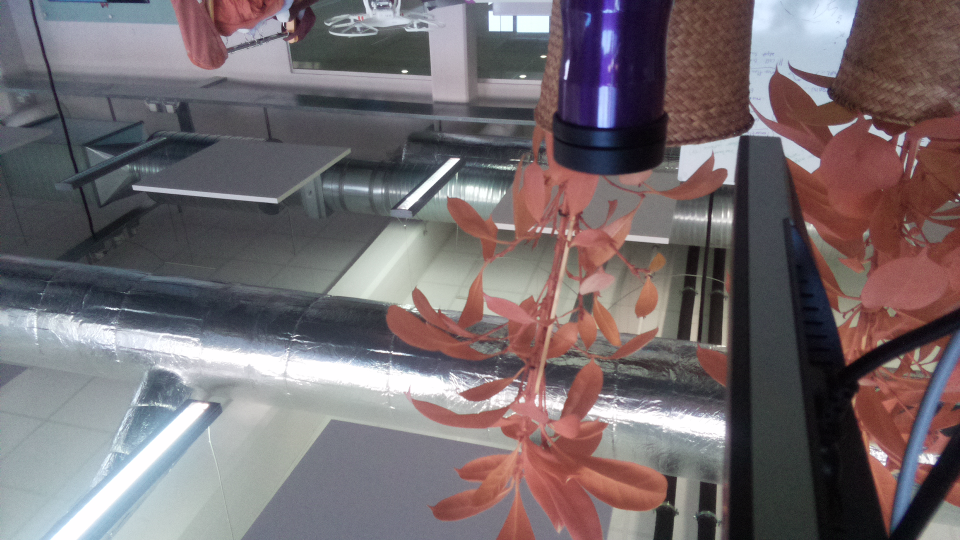
#> input picture src/testAWB.jpg, 1920 x 1080 px (shown at 1/2 size)
$ python NDVIChecker.py testAWB.jpg
#> lines starting #> are read from the running program, lines starting #| are printed output that depends on the picture
from PIL import Image
import numpy as numpy
from sys import argv
import matplotlib.pyplot as plt
import matplotlib.image as mpimg
from matplotlib.colors import LinearSegmentedColormap
import math
numpy.set_printoptions(threshold=numpy.inf)

colors =[(1.0000, 1.0000, 1.0000), (0.9804, 0.9804, 0.9804), (0.9647, 0.9647, 0.9647),
(0.9490, 0.9490, 0.9490), (0.9333, 0.9333, 0.9333), (0.9137, 0.9137, 0.9137),
(0.8980, 0.8980, 0.8980), (0.8824, 0.8824, 0.8824), (0.8667, 0.8667, 0.8667),
(0.8471, 0.8471, 0.8471), (0.8314, 0.8314, 0.8314), (0.8157, 0.8157, 0.8157),
(0.8000, 0.8000, 0.8000), (0.7843, 0.7843, 0.7843), (0.7647, 0.7647, 0.7647),
(0.7490, 0.7490, 0.7490), (0.7333, 0.7333, 0.7333), (0.7176, 0.7176, 0.7176),
(0.6980, 0.6980, 0.6980), (0.6824, 0.6824, 0.6824), (0.6667, 0.6667, 0.6667),
(0.6510, 0.6510, 0.6510), (0.6314, 0.6314, 0.6314), (0.6157, 0.6157, 0.6157),
(0.6000, 0.6000, 0.6000), (0.5843, 0.5843, 0.5843), (0.5686, 0.5686, 0.5686),
(0.5490, 0.5490, 0.5490), (0.5333, 0.5333, 0.5333), (0.5176, 0.5176, 0.5176),
(0.5020, 0.5020, 0.5020), (0.4824, 0.4824, 0.4824), (0.4667, 0.4667, 0.4667),
(0.4510, 0.4510, 0.4510), (0.4353, 0.4353, 0.4353), (0.4157, 0.4157, 0.4157),
(0.4000, 0.4000, 0.4000), (0.3843, 0.3843, 0.3843), (0.3686, 0.3686, 0.3686),
(0.3529, 0.3529, 0.3529), (0.3333, 0.3333, 0.3333), (0.3176, 0.3176, 0.3176),
(0.3020, 0.3020, 0.3020), (0.2863, 0.2863, 0.2863), (0.2667, 0.2667, 0.2667),
(0.2510, 0.2510, 0.2510), (0.2353, 0.2353, 0.2353), (0.2196, 0.2196, 0.2196),
(0.2039, 0.2039, 0.2039), (0.2196, 0.2196, 0.2196), (0.2353, 0.2353, 0.2353),
(0.2510, 0.2510, 0.2510), (0.2667, 0.2667, 0.2667), (0.2863, 0.2863, 0.2863),
(0.3020, 0.3020, 0.3020), (0.3176, 0.3176, 0.3176), (0.3333, 0.3333, 0.3333),
(0.3529, 0.3529, 0.3529), (0.3686, 0.3686, 0.3686), (0.3843, 0.3843, 0.3843),
(0.4000, 0.4000, 0.4000), (0.4157, 0.4157, 0.4157), (0.4353, 0.4353, 0.4353),
(0.4510, 0.4510, 0.4510), (0.4667, 0.4667, 0.4667), (0.4824, 0.4824, 0.4824),
(0.5020, 0.5020, 0.5020), (0.5176, 0.5176, 0.5176), (0.5333, 0.5333, 0.5333),
(0.5490, 0.5490, 0.5490), (0.5686, 0.5686, 0.5686), (0.5843, 0.5843, 0.5843),
(0.6000, 0.6000, 0.6000), (0.6157, 0.6157, 0.6157), (0.6314, 0.6314, 0.6314),
(0.6510, 0.6510, 0.6510), (0.6667, 0.6667, 0.6667), (0.6824, 0.6824, 0.6824),
(0.6980, 0.6980, 0.6980), (0.7176, 0.7176, 0.7176), (0.7333, 0.7333, 0.7333),
(0.7490, 0.7490, 0.7490), (0.7647, 0.7647, 0.7647), (0.7843, 0.7843, 0.7843),
(0.8000, 0.8000, 0.8000), (0.8157, 0.8157, 0.8157), (0.8314, 0.8314, 0.8314),
(0.8471, 0.8471, 0.8471), (0.8667, 0.8667, 0.8667), (0.8824, 0.8824, 0.8824),
(0.8980, 0.8980, 0.8980), (0.9137, 0.9137, 0.9137), (0.9333, 0.9333, 0.9333),
(0.9490, 0.9490, 0.9490), (0.9647, 0.9647, 0.9647), (0.9804, 0.9804, 0.9804),
(1.0000, 1.0000, 1.0000), (0.9804, 0.9804, 0.9804), (0.9608, 0.9608, 0.9608),
(0.9412, 0.9412, 0.9412), (0.9216, 0.9216, 0.9216), (0.9020, 0.9020, 0.9020),
(0.8824, 0.8824, 0.8824), (0.8627, 0.8627, 0.8627), (0.8431, 0.8431, 0.8431),
(0.8235, 0.8235, 0.8235), (0.8039, 0.8039, 0.8039), (0.7843, 0.7843, 0.7843),
(0.7647, 0.7647, 0.7647), (0.7451, 0.7451, 0.7451), (0.7255, 0.7255, 0.7255),
(0.7059, 0.7059, 0.7059), (0.6863, 0.6863, 0.6863), (0.6667, 0.6667, 0.6667),
(0.6471, 0.6471, 0.6471), (0.6275, 0.6275, 0.6275), (0.6078, 0.6078, 0.6078),
(0.5922, 0.5922, 0.5922), (0.5725, 0.5725, 0.5725), (0.5529, 0.5529, 0.5529),
(0.5333, 0.5333, 0.5333), (0.5137, 0.5137, 0.5137), (0.4941, 0.4941, 0.4941),
(0.4745, 0.4745, 0.4745), (0.4549, 0.4549, 0.4549), (0.4353, 0.4353, 0.4353),
(0.4157, 0.4157, 0.4157), (0.3961, 0.3961, 0.3961), (0.3765, 0.3765, 0.3765),
(0.3569, 0.3569, 0.3569), (0.3373, 0.3373, 0.3373), (0.3176, 0.3176, 0.3176),
(0.2980, 0.2980, 0.2980), (0.2784, 0.2784, 0.2784), (0.2588, 0.2588, 0.2588),
(0.2392, 0.2392, 0.2392), (0.2196, 0.2196, 0.2196), (0.2588, 0.2588, 0.3137),
(0.3020, 0.3020, 0.4118), (0.3412, 0.3412, 0.5098), (0.3843, 0.3843, 0.6078),
(0.4235, 0.4235, 0.7059), (0.4667, 0.4667, 0.8039), (0.5059, 0.5059, 0.9020),
(0.5490, 0.5490, 1.0000), (0.5137, 0.5765, 0.9373), (0.4784, 0.6039, 0.8745),
(0.4431, 0.6314, 0.8118), (0.4118, 0.6588, 0.7490), (0.3765, 0.6863, 0.6863),
(0.3412, 0.7176, 0.6235), (0.3059, 0.7451, 0.5608), (0.2745, 0.7725, 0.4980),
(0.2392, 0.8000, 0.4353), (0.2039, 0.8275, 0.3725), (0.1686, 0.8588, 0.3098),
(0.1373, 0.8863, 0.2471), (0.1020, 0.9137, 0.1843), (0.0667, 0.9412, 0.1216),
(0.0314, 0.9686, 0.0588), (0.0000, 1.0000, 0.0000), (0.0275, 1.0000, 0.0000),
(0.0588, 1.0000, 0.0000), (0.0902, 1.0000, 0.0000), (0.1216, 1.0000, 0.0000),
(0.1529, 1.0000, 0.0000), (0.1843, 1.0000, 0.0000), (0.2157, 1.0000, 0.0000),
(0.2471, 1.0000, 0.0000), (0.2784, 1.0000, 0.0000), (0.3098, 1.0000, 0.0000),
(0.3412, 1.0000, 0.0000), (0.3725, 1.0000, 0.0000), (0.4039, 1.0000, 0.0000),
(0.4353, 1.0000, 0.0000), (0.4667, 1.0000, 0.0000), (0.4980, 1.0000, 0.0000),
(0.5294, 1.0000, 0.0000), (0.5608, 1.0000, 0.0000), (0.5922, 1.0000, 0.0000),
(0.6235, 1.0000, 0.0000), (0.6549, 1.0000, 0.0000), (0.6863, 1.0000, 0.0000),
(0.7176, 1.0000, 0.0000), (0.7490, 1.0000, 0.0000), (0.7804, 1.0000, 0.0000),
(0.8118, 1.0000, 0.0000), (0.8431, 1.0000, 0.0000), (0.8745, 1.0000, 0.0000),
(0.9059, 1.0000, 0.0000), (0.9373, 1.0000, 0.0000), (0.9686, 1.0000, 0.0000),
(1.0000, 1.0000, 0.0000), (1.0000, 0.9765, 0.0000), (1.0000, 0.9569, 0.0000),
(1.0000, 0.9373, 0.0000), (1.0000, 0.9137, 0.0000), (1.0000, 0.8941, 0.0000),
(1.0000, 0.8745, 0.0000), (1.0000, 0.8510, 0.0000), (1.0000, 0.8314, 0.0000),
(1.0000, 0.8118, 0.0000), (1.0000, 0.7882, 0.0000), (1.0000, 0.7686, 0.0000),
(1.0000, 0.7490, 0.0000), (1.0000, 0.7255, 0.0000), (1.0000, 0.7059, 0.0000),
(1.0000, 0.6863, 0.0000), (1.0000, 0.6667, 0.0000), (1.0000, 0.6431, 0.0000),
(1.0000, 0.6235, 0.0000), (1.0000, 0.6039, 0.0000), (1.0000, 0.5804, 0.0000),
(1.0000, 0.5608, 0.0000), (1.0000, 0.5412, 0.0000), (1.0000, 0.5176, 0.0000),
(1.0000, 0.4980, 0.0000), (1.0000, 0.4784, 0.0000), (1.0000, 0.4549, 0.0000),
(1.0000, 0.4353, 0.0000), (1.0000, 0.4157, 0.0000), (1.0000, 0.3922, 0.0000),
(1.0000, 0.3725, 0.0000), (1.0000, 0.3529, 0.0000), (1.0000, 0.3333, 0.0000),
(1.0000, 0.3098, 0.0000), (1.0000, 0.2902, 0.0000), (1.0000, 0.2706, 0.0000),
(1.0000, 0.2471, 0.0000), (1.0000, 0.2275, 0.0000), (1.0000, 0.2078, 0.0000),
(1.0000, 0.1843, 0.0000), (1.0000, 0.1647, 0.0000), (1.0000, 0.1451, 0.0000),
(1.0000, 0.1216, 0.0000), (1.0000, 0.1020, 0.0000), (1.0000, 0.0824, 0.0000),
(1.0000, 0.0588, 0.0000), (1.0000, 0.0392, 0.0000), (1.0000, 0.0196, 0.0000),
(1.0000, 0.0000, 0.0000), (1.0000, 0.0000, 0.0588), (1.0000, 0.0000, 0.1216),
(1.0000, 0.0000, 0.1843), (1.0000, 0.0000, 0.2471), (1.0000, 0.0000, 0.3098),
(1.0000, 0.0000, 0.3725), (1.0000, 0.0000, 0.4353), (1.0000, 0.0000, 0.4980),
(1.0000, 0.0000, 0.5608), (1.0000, 0.0000, 0.6235), (1.0000, 0.0000, 0.6863),
(1.0000, 0.0000, 0.7490), (1.0000, 0.0000, 0.8118), (1.0000, 0.0000, 0.8745),
(1.0000, 0.0000, 0.9373)]


def ndvi(image,imageOutPath):
#> called with image = 'testAWB.jpg', imageOutPath = '/home/pidde/forskning/Rndvitest.png'
    img = Image.open(image)
#> img is the input picture: PIL image 1920x1080 RGBA; mean R, G, B, A 115.6, 106.3, 109.9, 255

    imgR, imgG, imgB, imgA = img.split()
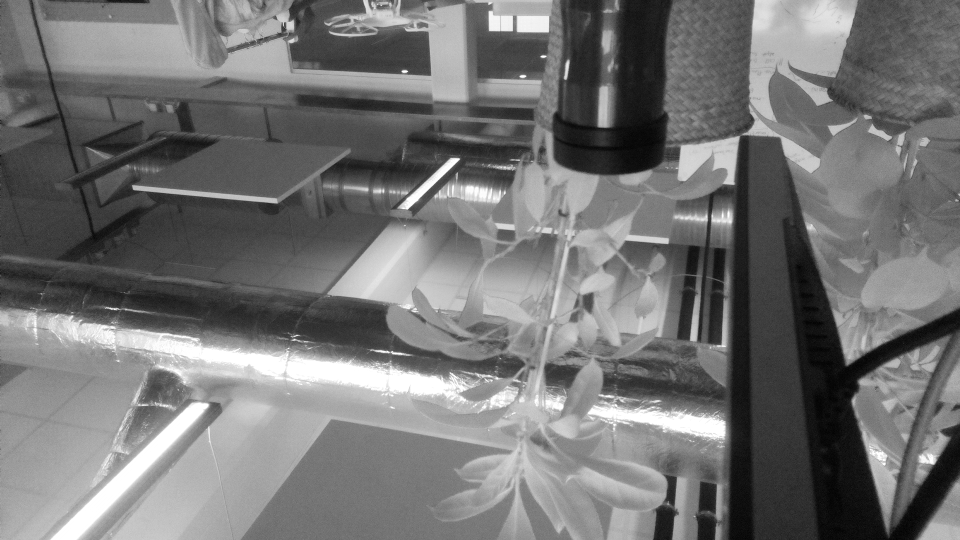
#> imgR: PIL image 1920x1080 L (shown at 1/2 size); min 0, max 255, mean 115.6
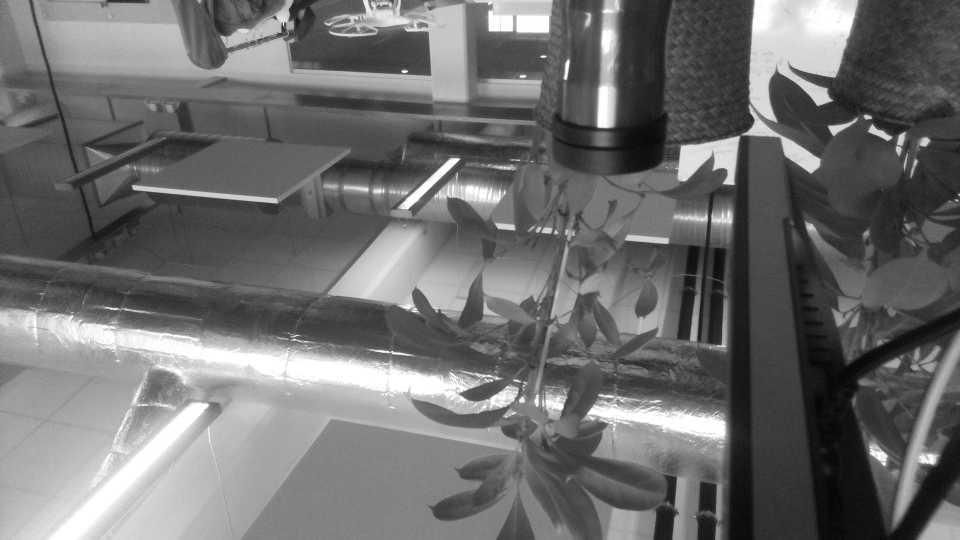
#> imgB: PIL image 1920x1080 L (shown at 1/2 size); min 0, max 255, mean 109.9
#> imgA: PIL image 1920x1080 L; every value is 255

    arrR = numpy.asarray(imgR).astype('float')
    arrB = numpy.asarray(imgB).astype('float')
    redBlueDiff = (arrR - arrB)
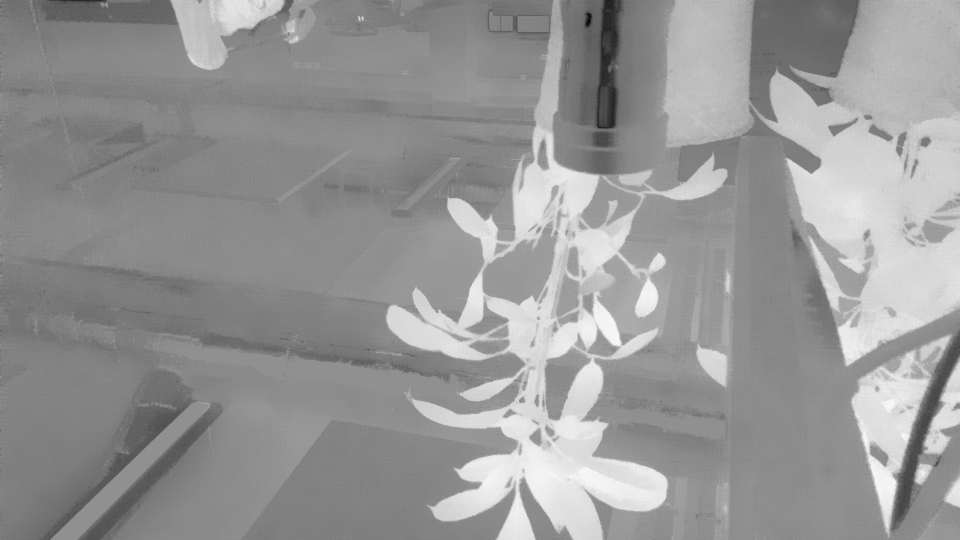
#> redBlueDiff: shape (1080, 1920) float64 (shown at 1/2 size); min -134, max 102, mean 5.7; drawn with min black and max white
    redBlueSum = (arrR + arrB)
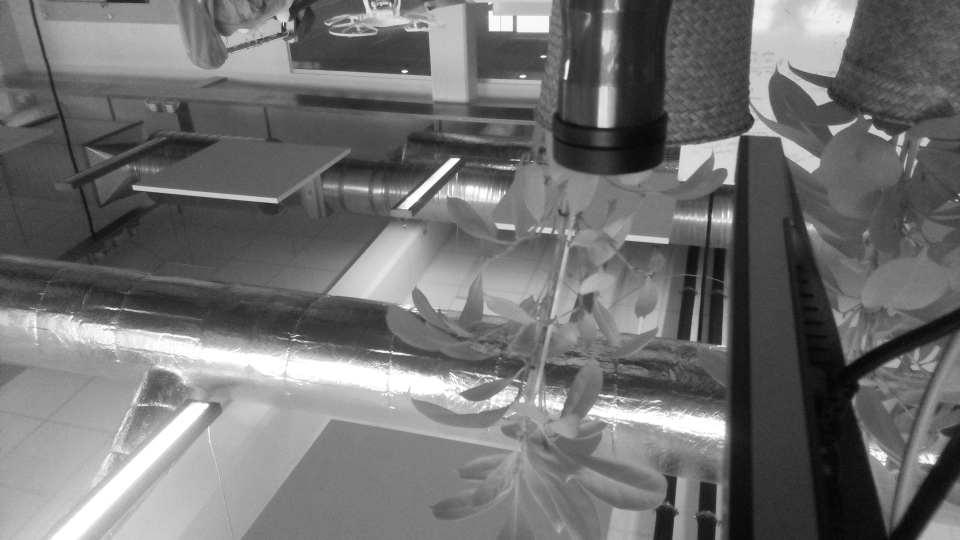
#> redBlueSum: shape (1080, 1920) float64 (shown at 1/2 size); min 0, max 510, mean 225.4; drawn with min black and max white


    arrNDVI = redBlueDiff/redBlueSum
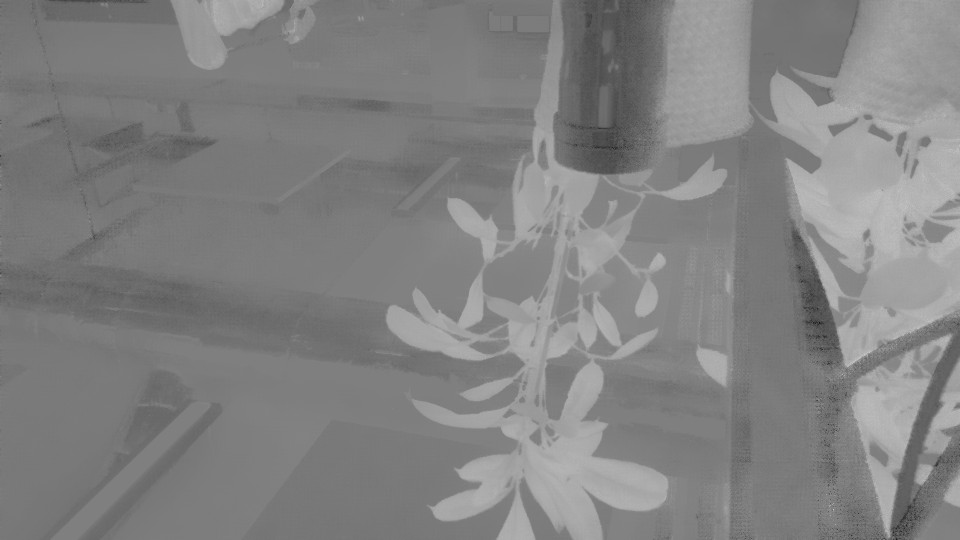
#> arrNDVI: shape (1080, 1920) float64 (shown at 1/2 size); 0% of the values are NaN or infinite; the others: min -1, max 1, mean 0.0223; drawn with min black, max white, NaN and infinite black


    cm=LinearSegmentedColormap.from_list('mylist', colors)
    #arrNDVI[arrNDVI <=0] = 0
    plt.imshow(arrNDVI,vmin=-1.0, vmax=1.0)
    plt.show()


    plt.imsave(imageOutPath,arrNDVI,cmap=cm,vmin=-1.0,vmax=1.0)
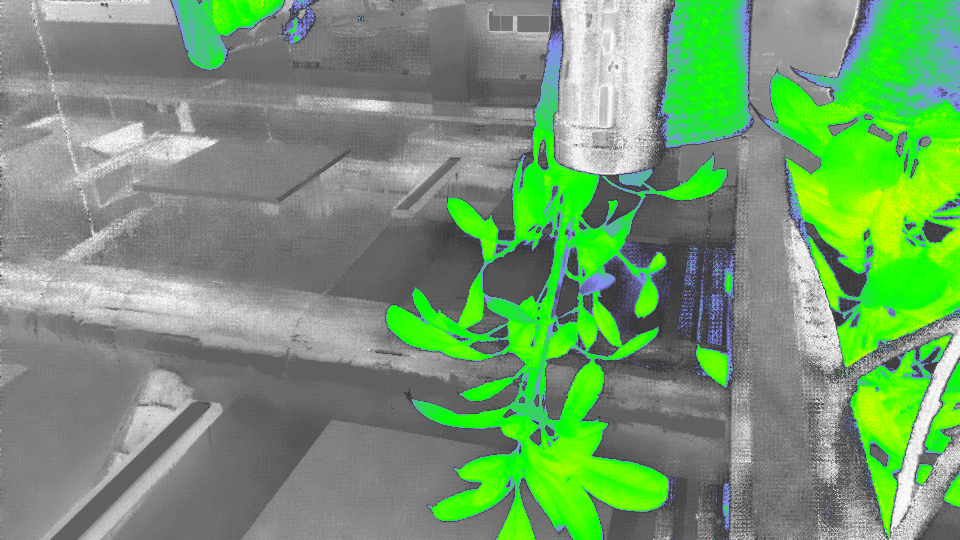
#> saved as Rndvitest.png: shape (1080, 1920, 4) (shown at 1/2 size); mean R, G, B, A 116.4, 154.5, 110.9, 255; transparent parts drawn white


    imgsave = mpimg.imread(imageOutPath)

    imgplot = plt.imshow(imgsave,cmap=cm,vmin=-1.0, vmax=1.0)
    plt.colorbar(imgplot)
    plt.show()
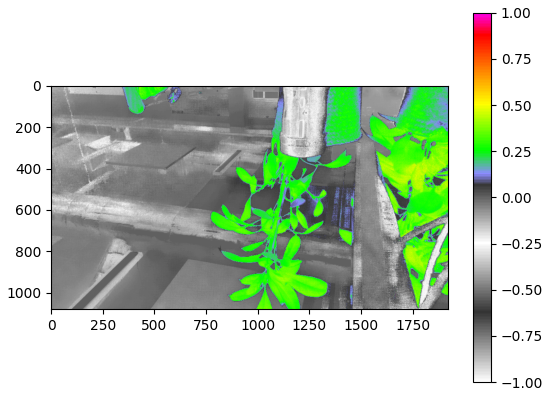
#> figure drawn by matplotlib, 2 panels
    plt.draw()
    print(arrNDVI.min())
#| nan
    print(arrNDVI.max())
#| nan


ndvi(argv[1], "/home/pidde/forskning/Rndvitest.png")

$ run again, on src/ndvi_resized11.png
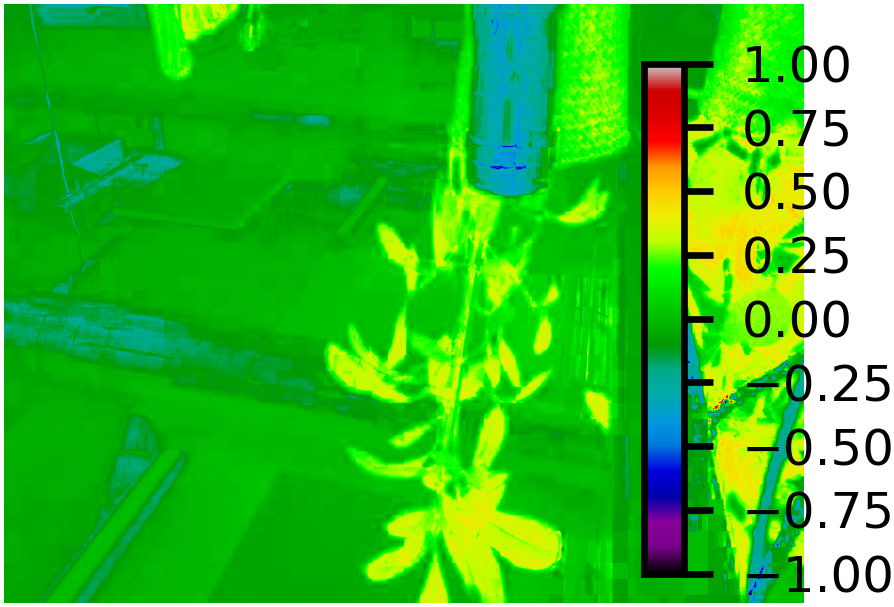
#> input picture src/ndvi_resized11.png, 894 x 607 px
#> in ndvi, img is the input picture: PIL image 894x607 RGBA; mean R, G, B, A 52.3, 189.6, 38.2, 255
#> imgA: PIL image 894x607 L; every value is 255
#> in ndvi, `plt.imsave(imageOutPath,arrNDVI,cmap=cm,vmin=-1.0,vmax=1.0)`:
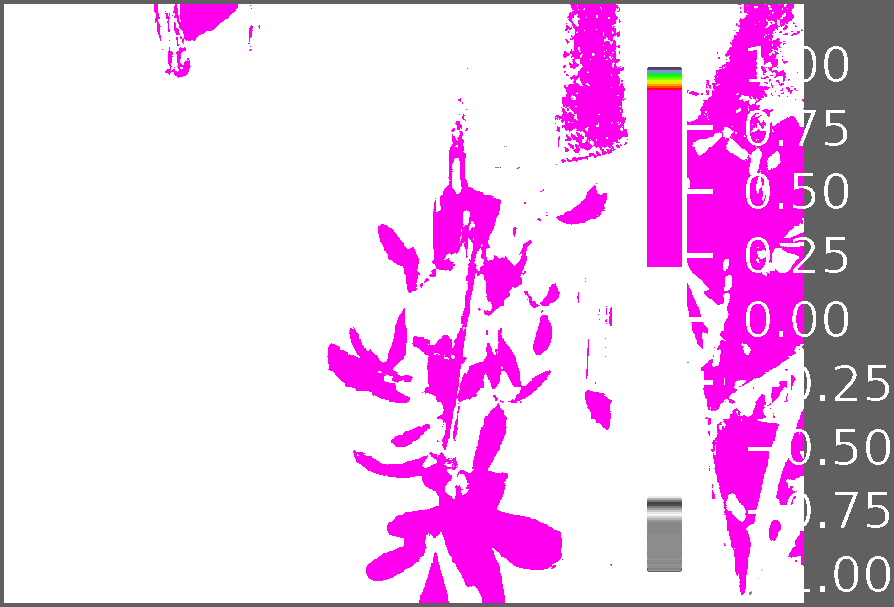
#> saved as Rndvitest.png: shape (607, 894, 4); mean R, G, B, A 82, 41.3, 79.3, 99.9; transparent parts drawn white
#> in ndvi, `plt.show()`:
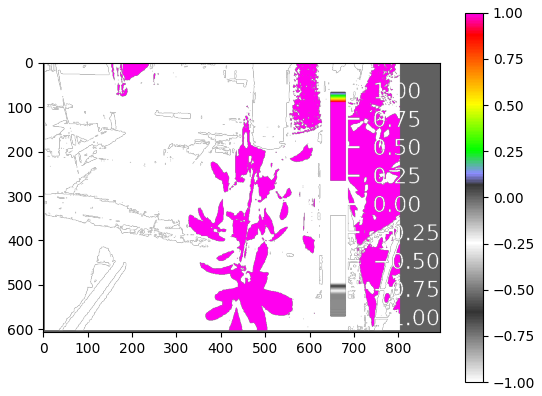
#> figure drawn by matplotlib, 2 panels
#| nan
#| nan

$ run again, on src/ndvi_resized53.png
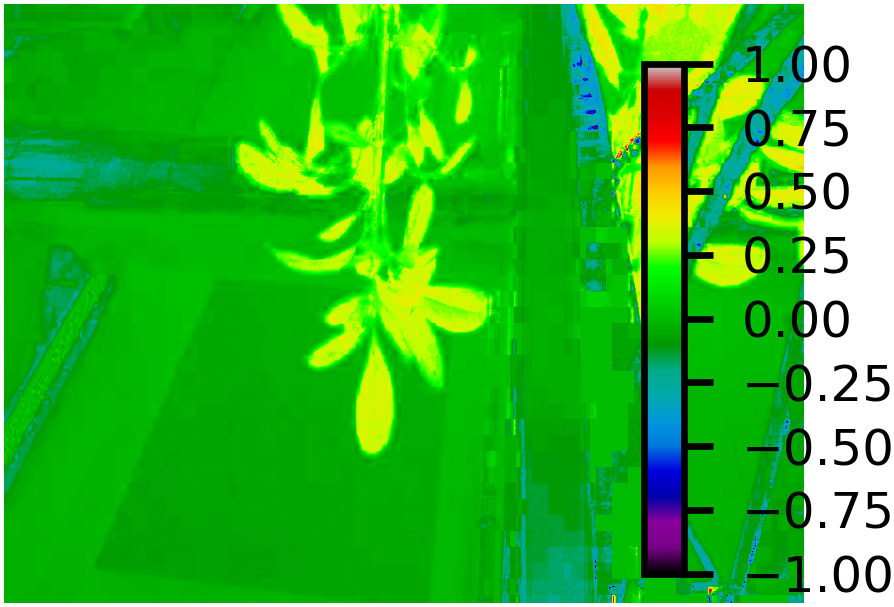
#> input picture src/ndvi_resized53.png, 894 x 607 px
#> in ndvi, img is the input picture: PIL image 894x607 RGBA; mean R, G, B, A 46.2, 183.9, 36.6, 255
#> imgA: PIL image 894x607 L; every value is 255
#> in ndvi, `plt.imsave(imageOutPath,arrNDVI,cmap=cm,vmin=-1.0,vmax=1.0)`:
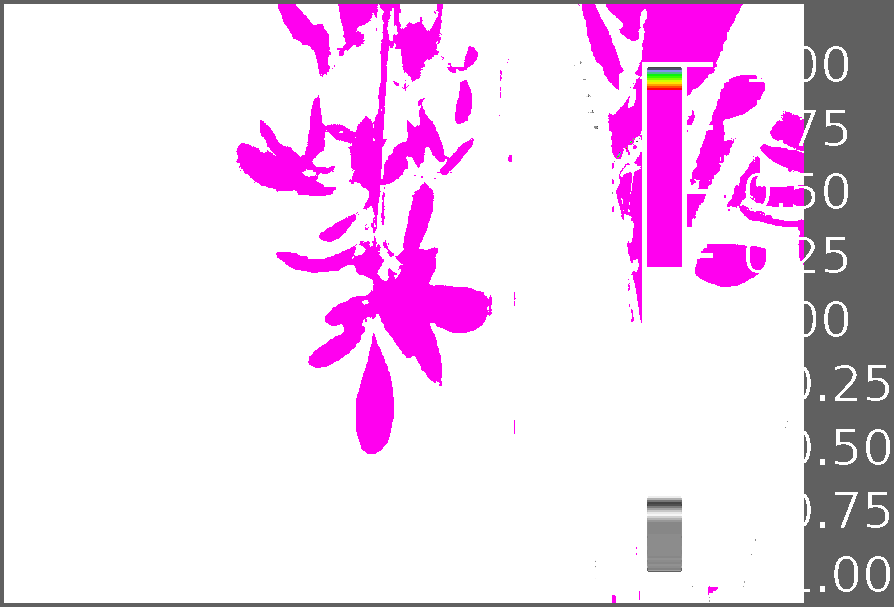
#> saved as Rndvitest.png: shape (607, 894, 4); mean R, G, B, A 66.5, 38.4, 64.6, 84.5; transparent parts drawn white
#> in ndvi, `plt.show()`:
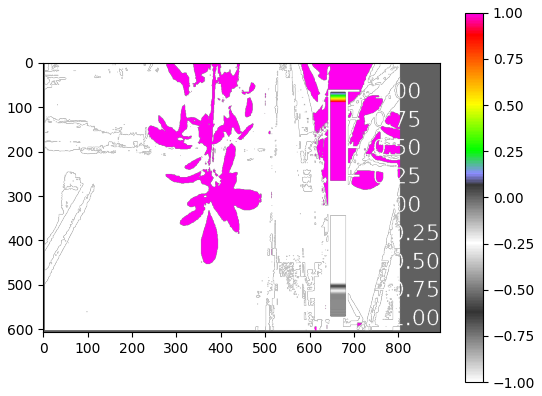
#> figure drawn by matplotlib, 2 panels
#| nan
#| nan
